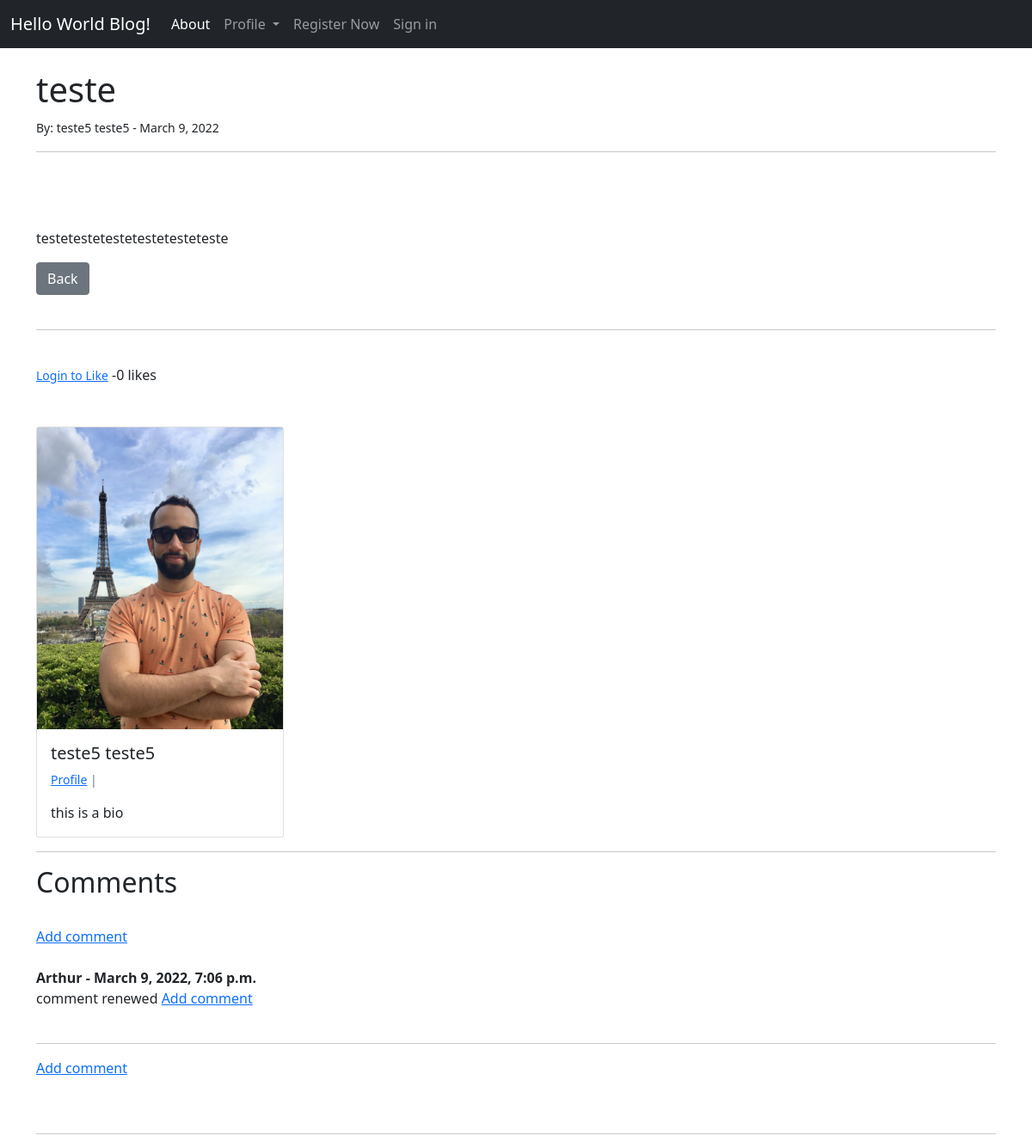
/article/23, run on the app's committed database.
### world/models.py (models this page shows, shortened)
class Post(models.Model):
    title = models.CharField(max_length=255)
    title_tag = models.CharField(max_length=255)
    header_img = models.ImageField(null=True, blank=True, upload_to="images/")
    author = models.ForeignKey(User, on_delete=models.CASCADE)
    likes = models.ManyToManyField(User, related_name='post_blog')
    category = models.CharField(max_length=255, default='uncategorized')
    body = RichTextField(blank=True, null=True)
    publish_date =  models.DateField(auto_now_add=True)
    article_snippet = models.CharField(max_length=255, default='')
    def likes_total(self):
        return self.likes.count()

class Profile(models.Model):
    user = models.OneToOneField(User, null=True, on_delete=models.CASCADE)
    bio = models.TextField()
    profile_picture = models.ImageField(null=True, blank=True, upload_to="images/profile/")
    facebook_url = models.CharField(max_length=255, null=True, blank=True)
    twitter_url = models.CharField(max_length=255, null=True, blank=True)
    instagram_url = models.CharField(max_length=255, null=True, blank=True)
    website_url = models.CharField(max_length=255, null=True, blank=True)

class Comment(models.Model):
    post = models.ForeignKey(Post, related_name="comments", on_delete=models.CASCADE)
    name = models.CharField(max_length=255)
    body = models.TextField()
    date_added = models.DateTimeField(auto_now_add=True)

### world/views.py (the view)
# urls.py: path('article/<int:pk>', ArticleView.as_view(), name='details-article'),
class ArticleView(DetailView):
    model = Post
    template_name = 'details_article.html'
    def get_context_data(self, *args, **kwargs):
        caty_menu = Category.objects.all()
        context = super(ArticleView, self).get_context_data(*args, **kwargs)
        content = get_object_or_404(Post, id=self.kwargs['pk'])
        likes_total = content.likes_total()
        liked = False
        if content.likes.filter(id=self.request.user.id).exists():
            liked = True
        context["likes_total"] = likes_total
        context["caty_menu"] = caty_menu
        context["liked"] = liked
        return context

### world/templates/details_article.html (shortened to what this page needs)
{% extends 'base.html' %}
{% load static %}
{% block content %}
<h1>{{ post.title }}</h1>
<small>By:
        {{ post.author.first_name }}
        {{ post.author.last_name}} -
        {{ post.publish_date }}
</small><br/>
<hr>
<br/>
<br/><br/>
{{ post.body|safe }}
<a href="{% url 'index' %}"class="btn btn-secondary">Back</a>
<br/><br/>
<hr>
<br/>
<form action="{% url 'post_like' post.pk %}"
method="POST">
    {% if user.is_authenticated %}
        {% if liked %}
                <button type="submit", name="post_id", value="{{post.id}}", class="btn btn-danger btn-sm">Dislike</button>
        {% else %}
                <button type="submit", name="post_id", value="{{post.id}}", class="btn btn-primary btn-sm">Like</button>
        {% endif %}
    {%else %}
        <small><a href="{% url 'login' %}">Login to Like</a></small>
    {% endif %}
        -{{ likes_total }} likes
</form>
<br><br/>
<div class="card" style="width: 18rem;">
{% if post.author.profile.profile_picture %}
        <img src="{{post.author.profile.profile_picture.url}}" alt="profile pic">
{% else %}
        <img src="{% static '/blogtravel/images/default-profile.jpg' %}" alt="profile pic">
{% endif %}
        <div class="card-body">
                <h5 class="card-title">
                        {{ post.author.first_name }} {{ post.author.last_name}}
                </h5>
<p class="small text-muted">
        {% if post.author.profile %}
            <a href="{% url 'show_profile_page' post.author.profile.id %}">Profile</a> |
        {% endif %}
</p>
                <p class="card-text">{{post.author.profile.bio}}</p>
        </div>
</div>
<hr>
<h2> Comments</h2>
<br/>
{% if not post.comments.all %}
        No Comment Yet <a href ="{% url 'add_your_comments' post.pk %}"> Add comment</a>
{% else %}
<a href ="{% url 'add_your_comments' post.pk %}"> Add comment</a>
<br/><br/>
                {% for comment in post.comments.all %}
                <strong>
                        {{ comment.name }} -
                        {{ comment.date_added }}
                </strong>
                <br/>
                {{ comment.body }}
                <a href ="{% url 'add_your_comments' post.pk %}"> Add comment</a>
       {% endfor %}
       <br/><br/>
       <hr>
       <a href ="{% url 'add_your_comments' post.pk %}"> Add comment</a>
{% endif %}
<br/>
<br/><br/>
<hr>
{% endblock %}

### data on the page
Post: title "teste", author.first_name "teste5", author.last_name "teste5", publish_date "March 9, 2022", body "testetestetestetestetesteteste", author.profile.profile_picture (picture), author.profile.bio "this is a bio"
Comment: name "Arthur", date_added "March 9, 2022, 7:06 p.m.", body "comment renewed"

### other printed values
{{ likes_total }} "0"
